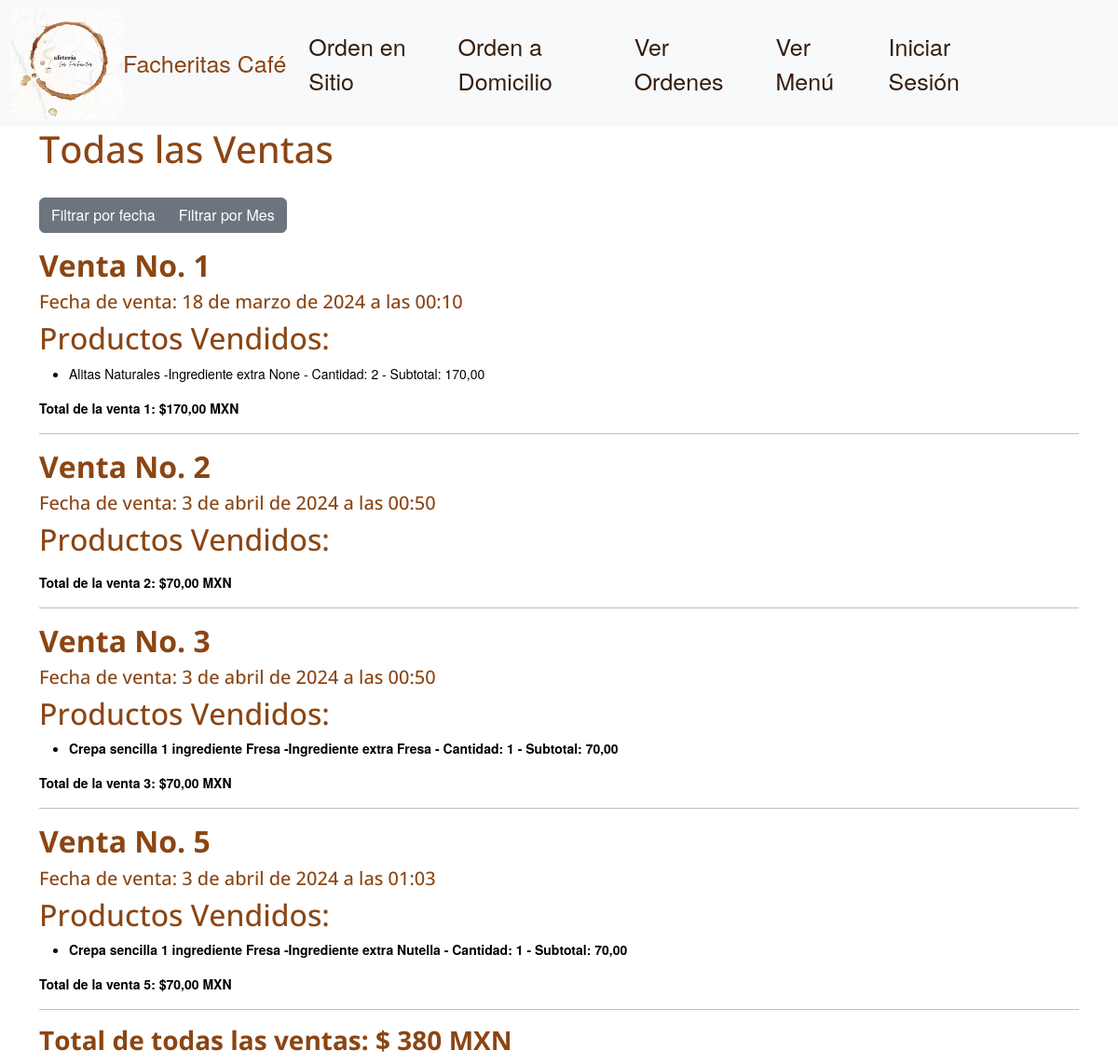
Before: /Ventas/ventas/ with the older database file.
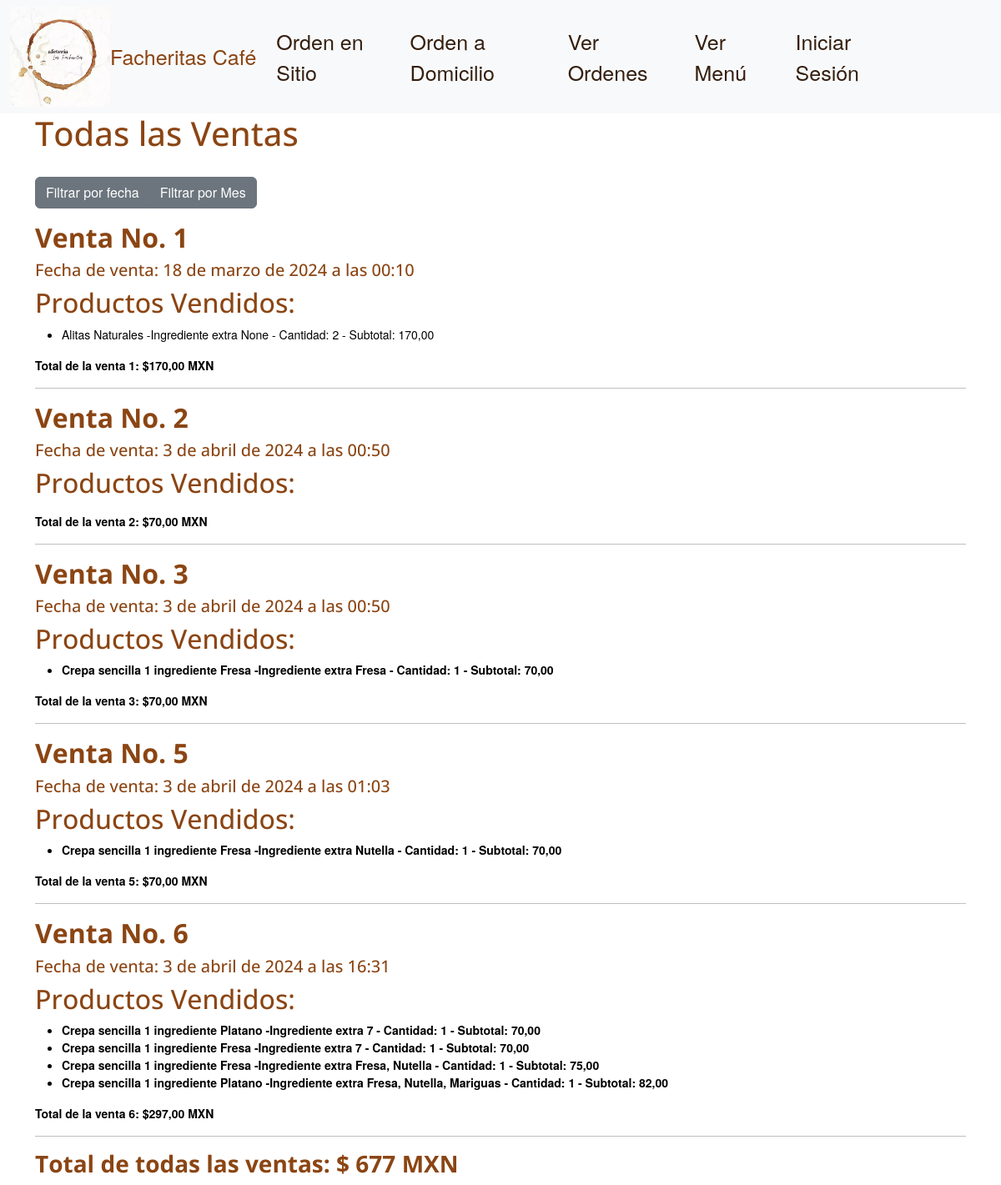
After: the same page with the newer database file.
### Venta/models.py (models this page shows, shortened)
class Venta(models.Model):
    mesa = models.ForeignKey(Mesa, on_delete=models.CASCADE, blank=True, null=True)
    pedido_domicilio=models.CharField(max_length=300, blank=True, null=True)
    total = models.DecimalField(max_digits=8, decimal_places=2, blank=True, null=True)
    fecha = models.DateTimeField(auto_now_add=True, blank=True, null=True)

class VentaItem(models.Model):
    venta = models.ForeignKey(Venta, on_delete=models.CASCADE, related_name='detalle')
    producto = models.ForeignKey(Producto, on_delete=models.CASCADE)
    cantidad = models.PositiveIntegerField()
    subtotal = models.DecimalField(max_digits=8, decimal_places=2, blank=True, null=True)
    sabor = models.CharField(max_length=100, blank=True, null=True)
    adicionales = models.CharField(max_length=500, blank=True, null=True)

### Menu/models.py (models this page shows, shortened)
class Producto(models.Model):
    nombre = models.CharField(max_length=50)
    descripcion = models.TextField()
    sabores_raw = models.CharField(max_length=255, blank=True, null=True)
    precio = models.DecimalField(max_digits=10, decimal_places=2)
    categoria = models.ForeignKey(CategoriaMenu, on_delete=models.CASCADE)
    imagen = models.ImageField(upload_to='productos/', blank=True, null=True)
    adicionales = models.ManyToManyField('Adicional', related_name='ingredientes_adicionales', blank=True)
    def obtener_sabores(self):
        if self.sabores_raw:
            return [sabor.strip() for sabor in self.sabores_raw.split(',')]
        else:
            return ['Ninguno']
    def set_sabores(self, sabores):
        self.sabores_raw = ', '.join(sabores)
    sabores = property(obtener_sabores, set_sabores)

### Venta/views.py (the view)
# urls.py: path('Ventas/', include('Venta.urls'), name='Venta')
def Ventas(request):
    fecha = request.GET.get('fecha')
    mes = request.GET.get('mes')
    año = request.GET.get('año')
    ventas = Venta.objects.all()
    total_ventas = ventas.aggregate(Sum('total'))['total__sum'] or 0
    if fecha:
        fecha = datetime.strptime(fecha, '%Y-%m-%d')
        ventas = ventas.filter(fecha__date=fecha)
        total_ventas = ventas.aggregate(Sum('total'))['total__sum'] or 0
    if mes:
        ventas = ventas.filter(fecha__month=mes, fecha__year=año)
        total_ventas = ventas.aggregate(Sum('total'))['total__sum'] or 0
    return render(request, 'venta.html', {'ventas': ventas, 'years': range(2024, 2034 ), 'total_ventas':total_ventas})

### Venta/templates/venta.html (shortened to what this page needs)
{% extends 'main.html' %}
{% block contenido %}
<h1>Todas las Ventas</h1>
<div class="btn-group" style="margin-top: 20px; ">
    <button type="button" class="btn btn-secondary" name="tipoFiltro" onclick="mostrarFecha()" style:"background-color: #9f663e; border-color: #9f663e;">
        Filtrar por fecha
    </button>
    <button type="button" class="btn btn-secondary" style:"background-color: #9f663e; border-color: #9f663e;"name="tipoFiltro" onclick="mostrarMes()">
        Filtrar por Mes
    </button>
</div>
{% for venta in ventas %}
<h2><strong> Venta No. {{venta.id}} </strong></h2>
<h5>Fecha de venta: {{ venta.fecha }}</h5>
<h2>Productos Vendidos:</h2>
<ul>
    {% for ventaitem in venta.detalle.all %}
    <li>{{ ventaitem.producto.nombre }} {{ ventaitem.sabor }} -Ingrediente extra {{ ventaitem.adicionales }} - Cantidad: {{ ventaitem.cantidad }} - Subtotal: {{ ventaitem.subtotal }}</li>
    {% endfor %}
</ul>
<p><strong>Total de la venta {{venta.id}}: ${{ venta.total }} MXN <strong></p>
    <hr>
{% endfor %}
<h3><strong>Total de todas las ventas: $ {{ total_ventas }} MXN <strong></h3>
{% endblock contenido %}

### templates/main.html (shortened to what this page needs)
{% load static %}
<!DOCTYPE html>
<html lang="en">
<head>
    <link href="https://cdn.jsdelivr.net/npm/bootstrap@5.3.0/dist/css/bootstrap.min.css" rel="stylesheet">
    <link rel="stylesheet" href="https://cdnjs.cloudflare.com/ajax/libs/font-awesome/6.5.1/css/all.min.css" />
    <link rel="stylesheet" type="text/css" href="{% static 'css/perfect-scrollbar.css' %}">
    <link rel="stylesheet" href="https://cdn.jsdelivr.net/npm/bootstrap-icons@1.11.3/font/bootstrap-icons.min.css">
    <link rel="stylesheet" href="{% static 'css/style.css' %}">
    <link rel='stylesheet' href='https://cdn.jsdelivr.net/npm/swiper@10/swiper-bundle.min.css'>
    <link rel="stylesheet" href="{% static 'css/carrusel.css' %}">
</head>
<body>
    <nav class="navbar navbar-expand-lg navbar-light bg-light" >
        <div class="container-fluid">
            <img src = "{% static 'images/Logo.png'%}" width="120" height="120" alt="Facheritas Café" > </img>
            <a class="navbar-brand" href="{% url 'Dashboard' %}" style="color: #8B4513; font-size: 25px;">Facheritas Café</a>
            <div class="collapse navbar-collapse justify-content-end" id="navbarNav">
                <ul class="navbar-nav ml-auto">
                    <li class="nav-item">
                        <a class="nav-link" href="{% url 'seleccionar_mesa' %}" style="color: #341e0e; font-size: 25px; margin-right: 40px;">Orden en Sitio</a>
                    </li>
                    <li class="nav-item">
                        <a class="nav-link" href="{% url 'HomeDomicilio' %}" style="color: #341e0e; font-size: 25px; margin-right: 40px;">Orden a Domicilio</a>
                    </li>
                    <li class="nav-item">
                        <a class="nav-link" href="{% url 'VerComanda' %}" style="color: #341e0e; font-size: 25px; margin-right: 40px;">Ver Ordenes</a>
                    </li>
                    <li class="nav-item">
                        <a class="nav-link" href="{% url 'Menu'%}" style="color: #341e0e; font-size: 25px; margin-right: 40px;">Ver Menú</a>
                    </li>
                    <li class="nav-item">
                        {% if user.is_authenticated %}
                            <a class="nav-link" href="{% url 'logout' %}" style="color: #341e0e; font-size: 25px; margin-right: 150px;">Salir</a>
                        {% else %}
                            <a class="nav-link" href="{% url 'login' %}" style="color: #341e0e; font-size: 25px; margin-right: 150px;">Iniciar Sesión</a>
                        {% endif %}
                    </li>
                </ul>
            </div>
        </div>
    </nav>
    <div class="container flex">
        {%block contenido%}{%endblock contenido %}
    </div>
</body>
</html>

### static/css/perfect-scrollbar.css (style rules this page uses)
.ps { overflow: hidden !important; overflow-anchor: none; -ms-overflow-style: none; touch-action: auto; -ms-touch-action: auto; }

### static/css/style.css (style rules this page uses)
html body { background: white; }
h1, h2, h3, h4, h5, h6 { color: #8B4513; font-family: 'Open Sans', sans-serif; }
p { line-height: 1.5; }

### static/css/carrusel.css (style rules this page uses)
body { position: relative; height: 100%; }
body { font-family: Helvetica Neue, Helvetica, Arial, sans-serif; font-size: 14px; color: #000; margin: 0; padding: 0; overflow-x: hidden; }

Changed rows visible on the page:
added Venta: id "6", fecha "3 de abril de 2024 a las 16:31", total "297,00"
added VentaItem: producto.nombre "Crepa sencilla 1 ingrediente", sabor "Platano", adicionales "7", cantidad "1", subtotal "70,00", shown under "6"
added VentaItem: producto.nombre "Crepa sencilla 1 ingrediente", sabor "Fresa", adicionales "7", cantidad "1", subtotal "70,00", shown under "6"
added VentaItem: producto.nombre "Crepa sencilla 1 ingrediente", sabor "Fresa", adicionales "Fresa, Nutella", cantidad "1", subtotal "75,00", shown under "6"
added VentaItem: producto.nombre "Crepa sencilla 1 ingrediente", sabor "Platano", adicionales "Fresa, Nutella, Mariguas", cantidad "1", subtotal "82,00", shown under "6"
Other visible differences:
{{ total_ventas }}: "380" → "677"
